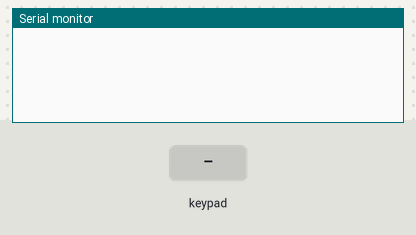
Simulated run of this sketch. Board: Arduino Uno, built with avr-gcc and run on an emulated ATmega328P. On the bench: the last lines printed to the serial monitor. Wiring (inferred from the names in the program): 4×4 keypad with keys 1 2 3 + 4 5 6 - 7 8 9 X * 0 # /: rows pin 7, pin 6, pin 5, pin 4; columns pin 11, pin 10, pin 9, pin 8. Inputs (shaded band) come from the test bench.

Above: at 1.2 s.
1.3 s: key '1' pressed
At 2.2 s:
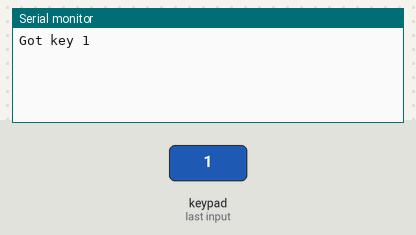
2.9 s: keypad keys 7 6 5 4 # pressed 0.4 s apart
At 5.9 s:
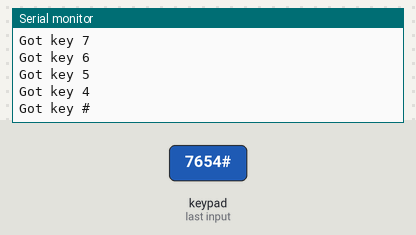
6.4 s: key 'X' pressed
At 7.3 s:
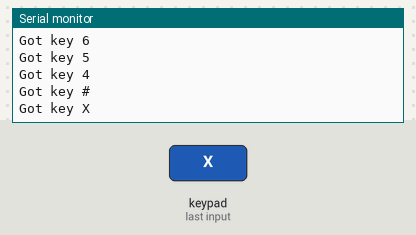
8.0 s: keypad keys 7 6 5 4 * pressed 0.4 s apart
At 10.9 s:
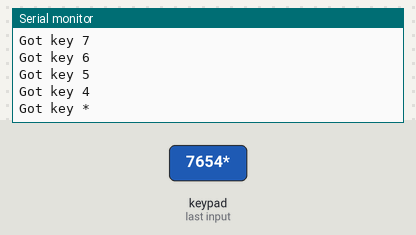
11.5 s: key '/' pressed
At 12.4 s:
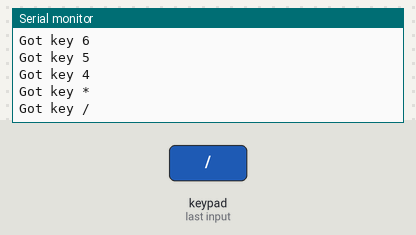
Timing chart, 0 to 14.1 s (numbered marks = the images above; inputs shaded):
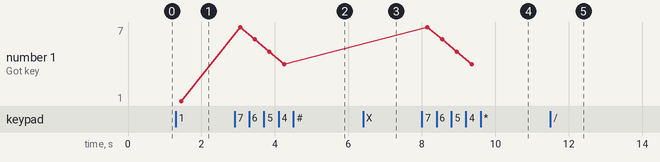

Measured:
- after the input at 1.3 s, the serial monitor: prints a new line after 0.15 s (image 1)
- after the input at 2.9 s, the serial monitor: prints a new line after 0.15 s (image 2)
- after the input at 6.4 s, the serial monitor: prints a new line after 0.15 s (image 3)
- after the input at 8.0 s, the serial monitor: prints a new line after 0.15 s (image 4)
- after the input at 11.5 s, the serial monitor: prints a new line after 0.15 s (image 5)
- plotted number 1: 1 → 4 after the input at 2.9 s

The sketch:

keyboard_4x4.ino
```cpp
/*
 http://shop34791330.taobao.com/ //德飞莱旗舰店
 http://qixingchong.tmall.com/   //七星虫旗舰店
 http://www.doflye.net //德飞莱技术论坛
 http://www.doflye.net/forum-98-1.html //德飞莱论坛arduino版块
 4x4矩阵键盘，可以使用LY-51S上面的键盘，也可以使用单独的薄膜键盘

 使用独立模块开发板LY-51S连接详情：
 http://www.doflye.net/viewthread.php?tid=5304&extra=

 */
const int numRows = 4;//定义4行
const int numCols = 4;//定义4列
const int debounceTime = 20;//去抖动时间长度

const char keymap[numRows][numCols]= {//键值，可以按需要更改

  { '1','2','3','+' },

  {'4','5','6','-'  },

  {'7','8','9','X'  },

  {'*','0','#','/'  }
};
const int rowPins[numRows] = {7,6,5,4};//设置硬件对应的引脚
const int colPins[numCols] = {11,10,9,8};
//初始化功能
void setup(){
Serial.begin(9600);
for(int row = 0; row < numRows; row++){
   pinMode(rowPins[row],INPUT);
   digitalWrite(rowPins[row],HIGH);

}
for(int column = 0;column < numCols; column++){
    pinMode(colPins[column],OUTPUT);
    digitalWrite(colPins[column],HIGH);
 }
}
//主循环
void loop() {
    // 添加其他的程序，循环运行
    char key = getkey();
    if(key !=0){
      Serial.print("Got key ");//串口打印键值
      Serial.println(key);
    }
  }
//读取键值程序
char getkey(){
    char key = 0;
    for(int column = 0;column < numCols; column++){
      digitalWrite(colPins[column],LOW);
      for(int row = 0 ;row < numRows; row++){
        if(digitalRead(rowPins[row]) == LOW){ //是否有按键按下
          delay(debounceTime);
          while(digitalRead(rowPins[row]) == LOW)  //等待按键释放
            ;
          key = keymap[row][column];
        }
      }
      digitalWrite(colPins[column],HIGH); //De-active the current column
    }
    return key;
  }
```
